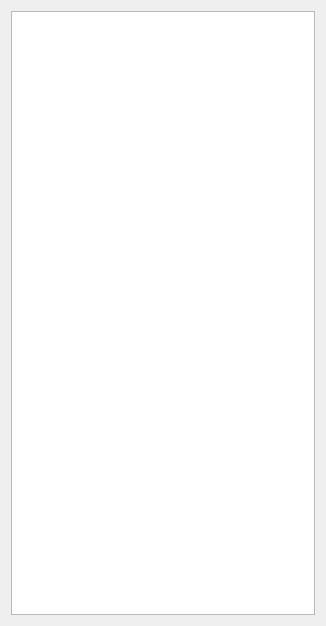
<?xml version="1.0" encoding="UTF-8"?>
<ui version="4.0">
 <class>AssetBrowserClass</class>
 <widget class="QWidget" name="AssetBrowserClass">
  <property name="geometry">
   <rect>
    <x>0</x>
    <y>0</y>
    <width>326</width>
    <height>626</height>
   </rect>
  </property>
  <property name="windowTitle">
   <string>AssetBrowser</string>
  </property>
  <layout class="QVBoxLayout" name="verticalLayout">
   <item>
    <widget class="QTableView" name="DisplayLableView"/>
   </item>
  </layout>
 </widget>
 <layoutdefault spacing="6" margin="11"/>
 <resources/>
 <connections/>
</ui>
